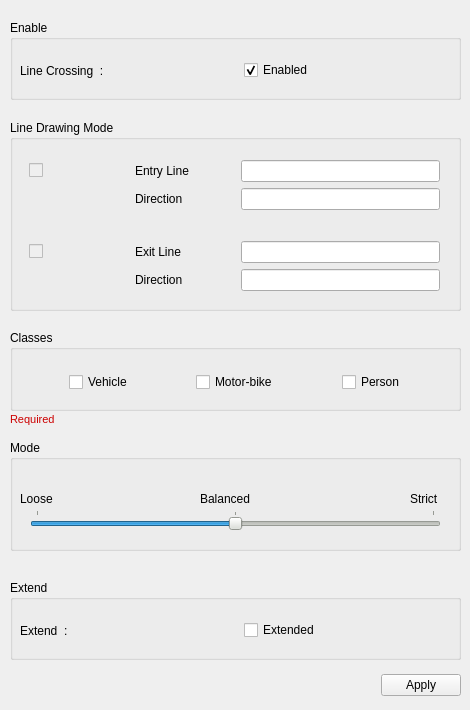
        <widget class="QWidget" name="LineCrossing">
         <attribute name="title">
          <string>Line Crossing</string>
         </attribute>
         <widget class="QGroupBox" name="groupBox">
          <property name="geometry">
           <rect>
            <x>10</x>
            <y>330</y>
            <width>451</width>
            <height>81</height>
           </rect>
          </property>
          <property name="title">
           <string>Classes</string>
          </property>
          <widget class="QWidget" name="horizontalLayoutWidget_2">
           <property name="geometry">
            <rect>
             <x>1</x>
             <y>40</y>
             <width>451</width>
             <height>25</height>
            </rect>
           </property>
           <layout class="QHBoxLayout" name="horizontalLayout_3">
            <item>
             <spacer name="horizontalSpacer">
              <property name="orientation">
               <enum>Qt::Horizontal</enum>
              </property>
              <property name="sizeHint" stdset="0">
               <size>
                <width>40</width>
                <height>20</height>
               </size>
              </property>
             </spacer>
            </item>
            <item>
             <widget class="QCheckBox" name="lc_checkBox_person">
              <property name="text">
               <string>Vehicle</string>
              </property>
             </widget>
            </item>
            <item>
             <spacer name="horizontalSpacer_2">
              <property name="orientation">
               <enum>Qt::Horizontal</enum>
              </property>
              <property name="sizeHint" stdset="0">
               <size>
                <width>40</width>
                <height>20</height>
               </size>
              </property>
             </spacer>
            </item>
            <item>
             <widget class="QCheckBox" name="lc_checkBox_face">
              <property name="text">
               <string>Motor-bike</string>
              </property>
              <property name="checked">
               <bool>false</bool>
              </property>
             </widget>
            </item>
            <item>
             <spacer name="horizontalSpacer_3">
              <property name="orientation">
               <enum>Qt::Horizontal</enum>
              </property>
              <property name="sizeHint" stdset="0">
               <size>
                <width>40</width>
                <height>20</height>
               </size>
              </property>
             </spacer>
            </item>
            <item>
             <widget class="QCheckBox" name="lc_checkBox_bag">
              <property name="text">
               <string>Person</string>
              </property>
             </widget>
            </item>
            <item>
             <spacer name="horizontalSpacer_4">
              <property name="orientation">
               <enum>Qt::Horizontal</enum>
              </property>
              <property name="sizeHint" stdset="0">
               <size>
                <width>40</width>
                <height>20</height>
               </size>
              </property>
             </spacer>
            </item>
           </layout>
          </widget>
         </widget>
         <widget class="QGroupBox" name="groupBox_2">
          <property name="geometry">
           <rect>
            <x>10</x>
            <y>440</y>
            <width>451</width>
            <height>111</height>
           </rect>
          </property>
          <property name="maximumSize">
           <size>
            <width>16777215</width>
            <height>16777215</height>
           </size>
          </property>
          <property name="title">
           <string>Mode</string>
          </property>
          <widget class="QLabel" name="label_5">
           <property name="geometry">
            <rect>
             <x>400</x>
             <y>50</y>
             <width>41</width>
             <height>17</height>
            </rect>
           </property>
           <property name="text">
            <string>Strict</string>
           </property>
          </widget>
          <widget class="QLabel" name="label_4">
           <property name="geometry">
            <rect>
             <x>190</x>
             <y>50</y>
             <width>61</width>
             <height>17</height>
            </rect>
           </property>
           <property name="text">
            <string>Balanced</string>
           </property>
          </widget>
          <widget class="QSlider" name="modeSlider">
           <property name="geometry">
            <rect>
             <x>20</x>
             <y>70</y>
             <width>411</width>
             <height>20</height>
            </rect>
           </property>
           <property name="palette">
            <palette>
             <active>
              <colorrole role="WindowText">
               <brush brushstyle="SolidPattern">
                <color alpha="255">
                 <red>0</red>
                 <green>0</green>
                 <blue>0</blue>
                </color>
               </brush>
              </colorrole>
              <colorrole role="Button">
               <brush brushstyle="SolidPattern">
                <color alpha="255">
                 <red>211</red>
                 <green>215</green>
                 <blue>207</blue>
                </color>
               </brush>
              </colorrole>
              <colorrole role="Light">
               <brush brushstyle="SolidPattern">
                <color alpha="255">
                 <red>255</red>
                 <green>255</green>
                 <blue>255</blue>
                </color>
               </brush>
              </colorrole>
              <colorrole role="Midlight">
               <brush brushstyle="SolidPattern">
                <color alpha="255">
                 <red>233</red>
                 <green>235</green>
                 <blue>231</blue>
                </color>
               </brush>
              </colorrole>
              <colorrole role="Dark">
               <brush brushstyle="SolidPattern">
                <color alpha="255">
                 <red>105</red>
                 <green>107</green>
                 <blue>103</blue>
                </color>
               </brush>
              </colorrole>
              <colorrole role="Mid">
               <brush brushstyle="SolidPattern">
                <color alpha="255">
                 <red>141</red>
                 <green>143</green>
                 <blue>138</blue>
                </color>
               </brush>
              </colorrole>
              <colorrole role="Text">
               <brush brushstyle="SolidPattern">
                <color alpha="255">
                 <red>0</red>
                 <green>0</green>
                 <blue>0</blue>
                </color>
               </brush>
              </colorrole>
              <colorrole role="BrightText">
               <brush brushstyle="SolidPattern">
                <color alpha="255">
                 <red>255</red>
                 <green>255</green>
                 <blue>255</blue>
                </color>
               </brush>
              </colorrole>
              <colorrole role="ButtonText">
               <brush brushstyle="SolidPattern">
                <color alpha="255">
                 <red>0</red>
                 <green>0</green>
                 <blue>0</blue>
                </color>
               </brush>
              </colorrole>
              <colorrole role="Base">
               <brush brushstyle="SolidPattern">
                <color alpha="255">
                 <red>255</red>
                 <green>255</green>
                 <blue>255</blue>
                </color>
               </brush>
              </colorrole>
              <colorrole role="Window">
               <brush brushstyle="SolidPattern">
                <color alpha="255">
                 <red>211</red>
                 <green>215</green>
                 <blue>207</blue>
                </color>
               </brush>
              </colorrole>
              <colorrole role="Shadow">
               <brush brushstyle="SolidPattern">
                <color alpha="255">
                 <red>0</red>
                 <green>0</green>
                 <blue>0</blue>
                </color>
               </brush>
              </colorrole>
              <colorrole role="AlternateBase">
               <brush brushstyle="SolidPattern">
                <color alpha="255">
                 <red>233</red>
                 <green>235</green>
                 <blue>231</blue>
                </color>
               </brush>
              </colorrole>
              <colorrole role="ToolTipBase">
               <brush brushstyle="SolidPattern">
                <color alpha="255">
                 <red>255</red>
                 <green>255</green>
                 <blue>220</blue>
                </color>
               </brush>
              </colorrole>
              <colorrole role="ToolTipText">
               <brush brushstyle="SolidPattern">
                <color alpha="255">
                 <red>0</red>
                 <green>0</green>
                 <blue>0</blue>
                </color>
               </brush>
              </colorrole>
             </active>
             <inactive>
              <colorrole role="WindowText">
               <brush brushstyle="SolidPattern">
                <color alpha="255">
                 <red>0</red>
                 <green>0</green>
                 <blue>0</blue>
                </color>
               </brush>
              </colorrole>
              <colorrole role="Button">
               <brush brushstyle="SolidPattern">
                <color alpha="255">
                 <red>211</red>
                 <green>215</green>
                 <blue>207</blue>
                </color>
               </brush>
              </colorrole>
              <colorrole role="Light">
               <brush brushstyle="SolidPattern">
                <color alpha="255">
                 <red>255</red>
                 <green>255</green>
                 <blue>255</blue>
                </color>
               </brush>
              </colorrole>
              <colorrole role="Midlight">
               <brush brushstyle="SolidPattern">
                <color alpha="255">
                 <red>233</red>
                 <green>235</green>
                 <blue>231</blue>
                </color>
               </brush>
              </colorrole>
              <colorrole role="Dark">
               <brush brushstyle="SolidPattern">
                <color alpha="255">
                 <red>105</red>
                 <green>107</green>
                 <blue>103</blue>
                </color>
               </brush>
              </colorrole>
              <colorrole role="Mid">
               <brush brushstyle="SolidPattern">
                <color alpha="255">
                 <red>141</red>
                 <green>143</green>
                 <blue>138</blue>
                </color>
               </brush>
              </colorrole>
              <colorrole role="Text">
               <brush brushstyle="SolidPattern">
                <color alpha="255">
                 <red>0</red>
                 <green>0</green>
                 <blue>0</blue>
                </color>
               </brush>
              </colorrole>
              <colorrole role="BrightText">
               <brush brushstyle="SolidPattern">
                <color alpha="255">
                 <red>255</red>
                 <green>255</green>
                 <blue>255</blue>
                </color>
               </brush>
              </colorrole>
              <colorrole role="ButtonText">
               <brush brushstyle="SolidPattern">
                <color alpha="255">
                 <red>0</red>
                 <green>0</green>
                 <blue>0</blue>
                </color>
               </brush>
              </colorrole>
              <colorrole role="Base">
               <brush brushstyle="SolidPattern">
                <color alpha="255">
                 <red>255</red>
                 <green>255</green>
                 <blue>255</blue>
                </color>
               </brush>
              </colorrole>
              <colorrole role="Window">
               <brush brushstyle="SolidPattern">
                <color alpha="255">
                 <red>211</red>
                 <green>215</green>
                 <blue>207</blue>
                </color>
               </brush>
              </colorrole>
              <colorrole role="Shadow">
               <brush brushstyle="SolidPattern">
                <color alpha="255">
                 <red>0</red>
                 <green>0</green>
                 <blue>0</blue>
                </color>
               </brush>
              </colorrole>
              <colorrole role="AlternateBase">
               <brush brushstyle="SolidPattern">
                <color alpha="255">
                 <red>233</red>
                 <green>235</green>
                 <blue>231</blue>
                </color>
               </brush>
              </colorrole>
              <colorrole role="ToolTipBase">
               <brush brushstyle="SolidPattern">
                <color alpha="255">
                 <red>255</red>
                 <green>255</green>
                 <blue>220</blue>
                </color>
               </brush>
              </colorrole>
              <colorrole role="ToolTipText">
               <brush brushstyle="SolidPattern">
                <color alpha="255">
                 <red>0</red>
                 <green>0</green>
                 <blue>0</blue>
                </color>
               </brush>
              </colorrole>
             </inactive>
             <disabled>
              <colorrole role="WindowText">
               <brush brushstyle="SolidPattern">
                <color alpha="255">
                 <red>105</red>
                 <green>107</green>
                 <blue>103</blue>
                </color>
               </brush>
              </colorrole>
              <colorrole role="Button">
               <brush brushstyle="SolidPattern">
                <color alpha="255">
                 <red>211</red>
                 <green>215</green>
                 <blue>207</blue>
                </color>
               </brush>
              </colorrole>
              <colorrole role="Light">
               <brush brushstyle="SolidPattern">
                <color alpha="255">
                 <red>255</red>
                 <green>255</green>
                 <blue>255</blue>
                </color>
               </brush>
              </colorrole>
              <colorrole role="Midlight">
               <brush brushstyle="SolidPattern">
                <color alpha="255">
                 <red>233</red>
                 <green>235</green>
                 <blue>231</blue>
                </color>
               </brush>
              </colorrole>
              <colorrole role="Dark">
               <brush brushstyle="SolidPattern">
                <color alpha="255">
                 <red>105</red>
                 <green>107</green>
                 <blue>103</blue>
                </color>
               </brush>
              </colorrole>
              <colorrole role="Mid">
               <brush brushstyle="SolidPattern">
                <color alpha="255">
                 <red>141</red>
                 <green>143</green>
                 <blue>138</blue>
                </color>
               </brush>
              </colorrole>
              <colorrole role="Text">
               <brush brushstyle="SolidPattern">
                <color alpha="255">
                 <red>105</red>
                 <green>107</green>
                 <blue>103</blue>
                </color>
               </brush>
              </colorrole>
              <colorrole role="BrightText">
               <brush brushstyle="SolidPattern">
                <color alpha="255">
                 <red>255</red>
                 <green>255</green>
                 <blue>255</blue>
                </color>
               </brush>
              </colorrole>
              <colorrole role="ButtonText">
               <brush brushstyle="SolidPattern">
                <color alpha="255">
                 <red>105</red>
                 <green>107</green>
                 <blue>103</blue>
                </color>
               </brush>
              </colorrole>
              <colorrole role="Base">
               <brush brushstyle="SolidPattern">
                <color alpha="255">
                 <red>211</red>
                 <green>215</green>
                 <blue>207</blue>
                </color>
               </brush>
              </colorrole>
              <colorrole role="Window">
               <brush brushstyle="SolidPattern">
                <color alpha="255">
                 <red>211</red>
                 <green>215</green>
                 <blue>207</blue>
                </color>
               </brush>
              </colorrole>
              <colorrole role="Shadow">
               <brush brushstyle="SolidPattern">
                <color alpha="255">
                 <red>0</red>
                 <green>0</green>
                 <blue>0</blue>
                </color>
               </brush>
              </colorrole>
              <colorrole role="AlternateBase">
               <brush brushstyle="SolidPattern">
                <color alpha="255">
                 <red>211</red>
                 <green>215</green>
                 <blue>207</blue>
                </color>
               </brush>
              </colorrole>
              <colorrole role="ToolTipBase">
               <brush brushstyle="SolidPattern">
                <color alpha="255">
                 <red>255</red>
                 <green>255</green>
                 <blue>220</blue>
                </color>
               </brush>
              </colorrole>
              <colorrole role="ToolTipText">
               <brush brushstyle="SolidPattern">
                <color alpha="255">
                 <red>0</red>
                 <green>0</green>
                 <blue>0</blue>
                </color>
               </brush>
              </colorrole>
             </disabled>
            </palette>
           </property>
           <property name="minimum">
            <number>0</number>
           </property>
           <property name="maximum">
            <number>2</number>
           </property>
           <property name="value">
            <number>1</number>
           </property>
           <property name="orientation">
            <enum>Qt::Horizontal</enum>
           </property>
           <property name="tickPosition">
            <enum>QSlider::TicksAbove</enum>
           </property>
           <property name="tickInterval">
            <number>1</number>
           </property>
          </widget>
          <widget class="QLabel" name="label_3">
           <property name="geometry">
            <rect>
             <x>10</x>
             <y>50</y>
             <width>41</width>
             <height>17</height>
            </rect>
           </property>
           <property name="text">
            <string>Loose</string>
           </property>
          </widget>
         </widget>
         <widget class="QWidget" name="horizontalLayoutWidget_3">
          <property name="geometry">
           <rect>
            <x>10</x>
            <y>670</y>
            <width>451</width>
            <height>31</height>
           </rect>
          </property>
          <layout class="QHBoxLayout" name="horizontalLayout_2">
           <item>
            <spacer name="horizontalSpacer_7">
             <property name="orientation">
              <enum>Qt::Horizontal</enum>
             </property>
             <property name="sizeHint" stdset="0">
              <size>
               <width>40</width>
               <height>20</height>
              </size>
             </property>
            </spacer>
           </item>
           <item>
            <widget class="QPushButton" name="pushButton">
             <property name="text">
              <string>Apply</string>
             </property>
            </widget>
           </item>
          </layout>
         </widget>
         <widget class="QGroupBox" name="groupBox_5">
          <property name="geometry">
           <rect>
            <x>10</x>
            <y>120</y>
            <width>451</width>
            <height>191</height>
           </rect>
          </property>
          <property name="title">
           <string>Line Drawing Mode</string>
          </property>
          <widget class="QWidget" name="gridLayoutWidget_3">
           <property name="geometry">
            <rect>
             <x>19</x>
             <y>40</y>
             <width>411</width>
             <height>131</height>
            </rect>
           </property>
           <layout class="QGridLayout" name="gridLayout_3" columnstretch="1,1,2">
            <item row="1" column="1">
             <widget class="QLabel" name="label_11">
              <property name="text">
               <string>Direction</string>
              </property>
             </widget>
            </item>
            <item row="1" column="2">
             <widget class="QLineEdit" name="lineEdit_3"/>
            </item>
            <item row="4" column="2">
             <widget class="QLineEdit" name="lineEdit_4"/>
            </item>
            <item row="4" column="1">
             <widget class="QLabel" name="label_12">
              <property name="text">
               <string>Direction</string>
              </property>
             </widget>
            </item>
            <item row="3" column="2">
             <widget class="QLineEdit" name="lineEdit_2"/>
            </item>
            <item row="0" column="0">
             <widget class="QCheckBox" name="lc_mode_entry_cb">
              <property name="enabled">
               <bool>false</bool>
              </property>
              <property name="text">
               <string/>
              </property>
              <property name="checked">
               <bool>false</bool>
              </property>
             </widget>
            </item>
            <item row="0" column="1">
             <widget class="QLabel" name="label_7">
              <property name="text">
               <string>Entry Line</string>
              </property>
             </widget>
            </item>
            <item row="0" column="2">
             <widget class="QLineEdit" name="lineEdit"/>
            </item>
            <item row="3" column="1">
             <widget class="QLabel" name="label_10">
              <property name="text">
               <string>Exit Line</string>
              </property>
             </widget>
            </item>
            <item row="3" column="0">
             <widget class="QCheckBox" name="lc_mode_exit_cb">
              <property name="enabled">
               <bool>false</bool>
              </property>
              <property name="text">
               <string/>
              </property>
             </widget>
            </item>
            <item row="2" column="2">
             <spacer name="verticalSpacer">
              <property name="orientation">
               <enum>Qt::Vertical</enum>
              </property>
              <property name="sizeHint" stdset="0">
               <size>
                <width>20</width>
                <height>40</height>
               </size>
              </property>
             </spacer>
            </item>
           </layout>
          </widget>
         </widget>
         <widget class="QGroupBox" name="groupBox_6">
          <property name="geometry">
           <rect>
            <x>10</x>
            <y>20</y>
            <width>451</width>
            <height>80</height>
           </rect>
          </property>
          <property name="title">
           <string>Enable</string>
          </property>
          <widget class="QWidget" name="horizontalLayoutWidget_6">
           <property name="geometry">
            <rect>
             <x>0</x>
             <y>30</y>
             <width>451</width>
             <height>41</height>
            </rect>
           </property>
           <layout class="QHBoxLayout" name="horizontalLayout_6">
            <property name="leftMargin">
             <number>10</number>
            </property>
            <item>
             <widget class="QLabel" name="label_2">
              <property name="text">
               <string>Line Crossing  :  </string>
              </property>
             </widget>
            </item>
            <item>
             <widget class="QCheckBox" name="lc_enabled">
              <property name="text">
               <string>Enabled</string>
              </property>
              <property name="checked">
               <bool>true</bool>
              </property>
             </widget>
            </item>
           </layout>
          </widget>
         </widget>
         <widget class="QGroupBox" name="groupBox_7">
          <property name="geometry">
           <rect>
            <x>10</x>
            <y>580</y>
            <width>451</width>
            <height>80</height>
           </rect>
          </property>
          <property name="title">
           <string>Extend</string>
          </property>
          <widget class="QWidget" name="horizontalLayoutWidget_7">
           <property name="geometry">
            <rect>
             <x>0</x>
             <y>30</y>
             <width>451</width>
             <height>41</height>
            </rect>
           </property>
           <layout class="QHBoxLayout" name="horizontalLayout_7">
            <property name="leftMargin">
             <number>10</number>
            </property>
            <item>
             <widget class="QLabel" name="label_6">
              <property name="text">
               <string>Extend  :  </string>
              </property>
             </widget>
            </item>
            <item>
             <widget class="QCheckBox" name="lc_extend">
              <property name="text">
               <string>Extended</string>
              </property>
             </widget>
            </item>
           </layout>
          </widget>
         </widget>
         <widget class="QLabel" name="label_14">
          <property name="geometry">
           <rect>
            <x>10</x>
            <y>410</y>
            <width>451</width>
            <height>16</height>
           </rect>
          </property>
          <property name="font">
           <font>
            <pointsize>8</pointsize>
           </font>
          </property>
          <property name="styleSheet">
           <string notr="true">color: rgb(204, 0, 0);</string>
          </property>
          <property name="text">
           <string>Required</string>
          </property>
          <property name="alignment">
           <set>Qt::AlignBottom|Qt::AlignLeading|Qt::AlignLeft</set>
          </property>
         </widget>
        </widget>
